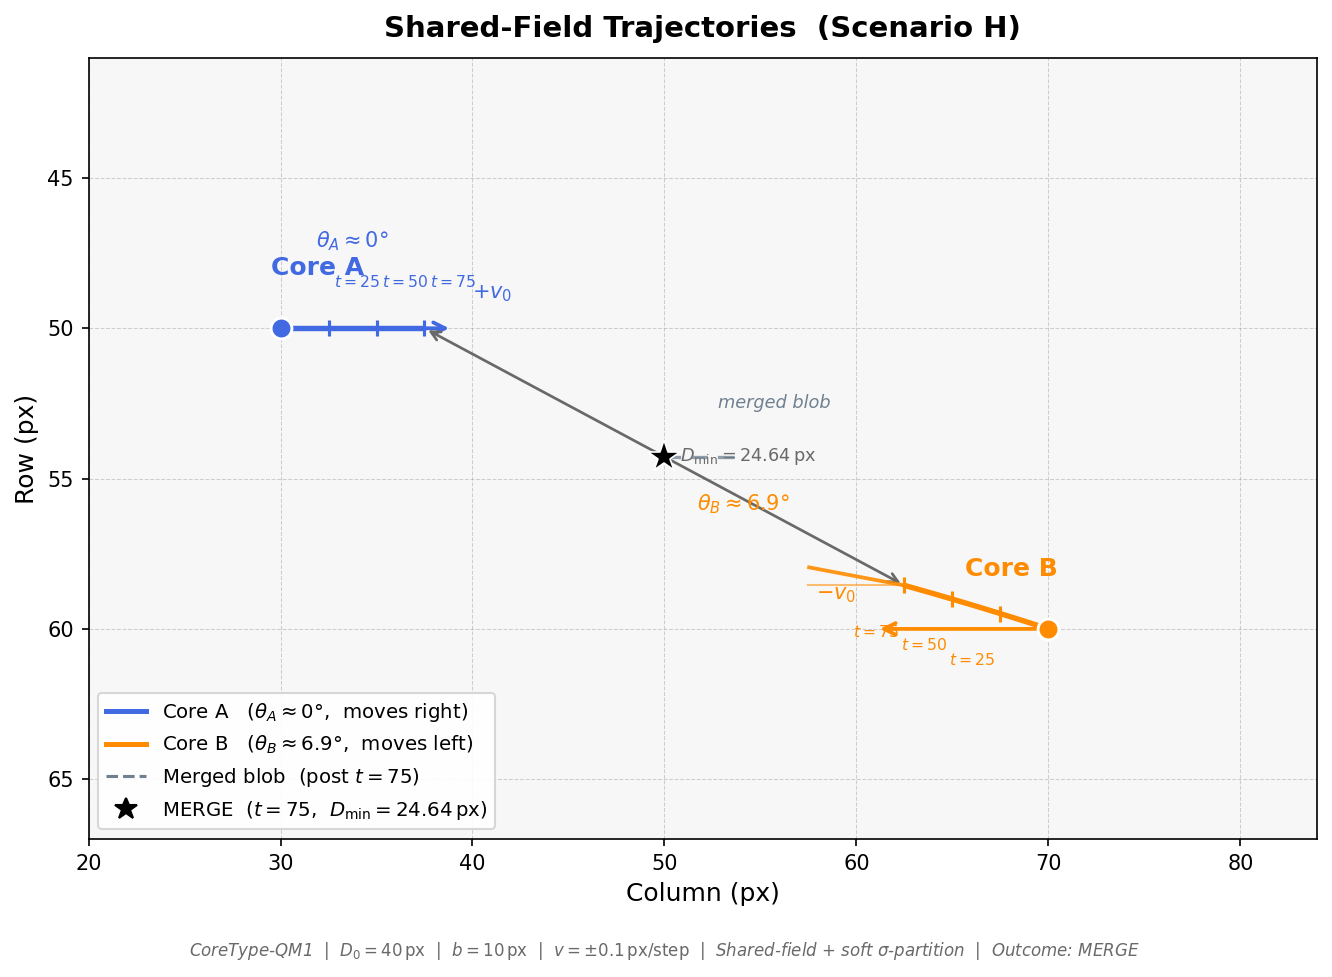

The Python source for this figure:
import numpy as np
import matplotlib
matplotlib.use("Agg")
import matplotlib.pyplot as plt
import matplotlib.patches as mpatches
from matplotlib.patches import Arc
from matplotlib.lines import Line2D

# Simulation parameters (Scenario H)
STEPS      = 400
SHIFT      = 0.1          # px per step
D0         = 40           # initial horizontal separation
B_PX       = 10           # vertical impact parameter
ROW_A0     = 50.0
COL_A0     = 30.0
ROW_B0     = ROW_A0 + B_PX   # 60
COL_B0     = COL_A0 + D0      # 70
MERGE_STEP = 75           # actual closest-approach / merge step from Scenario H
D_MIN      = 24.64        # reported D_min (px)
THETA_B    = 6.89         # reported deflection of Core B (deg)

t = np.arange(STEPS + 1, dtype=float)

col_A = COL_A0 + SHIFT * t
row_A = np.full_like(t, ROW_A0)

TAU   = 480.0
col_B = COL_B0 - SHIFT * t
row_B = ROW_A0 + B_PX * np.exp(-t / TAU)

sl = slice(0, MERGE_STEP + 1)
cA, rA = col_A[sl], row_A[sl]
cB, rB = col_B[sl], row_B[sl]

col_M = (cA[-1] + cB[-1]) / 2.0
row_M = (rA[-1] + rB[-1]) / 2.0

POST = 120
t_post = np.arange(POST + 1, dtype=float)
col_post = col_M + 0.030 * t_post
row_post = row_M + 0.000 * t_post

col_B_kin_end = cB[-1]
row_B_kin_end = ROW_B0

fig, ax = plt.subplots(figsize=(9.0, 6.5))
ax.set_facecolor("#f7f7f7")
fig.patch.set_facecolor("white")

lw = 2.6
ax.plot(cA, rA, "-",  color="royalblue",  lw=lw, zorder=5, solid_capstyle="round")
ax.plot(cB, rB, "-",  color="darkorange", lw=lw, zorder=5, solid_capstyle="round")
ax.plot(col_post, row_post, "--", color="slategray", lw=1.6, zorder=4, alpha=0.75, dashes=(5, 3))

ax.plot(cA[0], rA[0], "o", color="royalblue",  ms=10, zorder=7, markeredgecolor="white", markeredgewidth=1.4)
ax.plot(cB[0], rB[0], "o", color="darkorange", ms=10, zorder=7, markeredgecolor="white", markeredgewidth=1.4)

ax.plot(col_M, row_M, "*", color="black", ms=16, zorder=8,
        markeredgecolor="white", markeredgewidth=0.8,
        label=r"$MERGE$ ($t = 75$,  $D_{\min} = 24.64\,\mathrm{px}$)")

arr_kw = dict(lw=1.8, mutation_scale=14)
ax.annotate("", xy=(cA[0]+9, rA[0]), xytext=(cA[0], rA[0]),
            arrowprops=dict(arrowstyle="->", color="royalblue",  **arr_kw))
ax.annotate("", xy=(cB[0]-9, rB[0]), xytext=(cB[0], rB[0]),
            arrowprops=dict(arrowstyle="->", color="darkorange", **arr_kw))

ax.text(cA[0]+10, rA[0]-0.8, r"$+v_0$", color="royalblue",  fontsize=10, va="bottom", ha="left")
ax.text(cB[0]-10, rB[0]-0.8, r"$-v_0$", color="darkorange", fontsize=10, va="bottom", ha="right")

ax.text(cA[0]-0.5, rA[0]-1.6, "Core A", color="royalblue",  fontsize=12, fontweight="bold", ha="left",  va="bottom")
ax.text(cB[0]+0.5, rB[0]-1.6, "Core B", color="darkorange", fontsize=12, fontweight="bold", ha="right", va="bottom")

for step, offset_r_A, offset_r_B in [(0, -1.8, 1.8), (25, -1.8, 1.8), (50, -1.8, 1.8), (75, -1.8, 1.8)]:
    if step <= MERGE_STEP:
        ax.plot(col_A[step], row_A[step], "|", color="royalblue",  ms=8, mew=1.5, zorder=6)
        ax.plot(col_B[step], row_B[step], "|", color="darkorange", ms=8, mew=1.5, zorder=6)
        if step > 0:
            ax.text(col_A[step]+0.3, row_A[step]+offset_r_A, f"$t={step}$", fontsize=7.5, color="royalblue",  ha="left", va="top")
            ax.text(col_B[step]-0.3, row_B[step]+offset_r_B, f"$t={step}$", fontsize=7.5, color="darkorange", ha="right", va="bottom")

ax.annotate("", xy=(cB[-1], rB[-1]), xytext=(cA[-1], rA[-1]),
            arrowprops=dict(arrowstyle="<->", color="dimgray", lw=1.3, mutation_scale=11))
mc = (cA[-1] + cB[-1]) / 2.0
mr = (rA[-1] + rB[-1]) / 2.0
ax.text(mc + 0.8, mr, r"$D_{\min}=24.64\,\mathrm{px}$",
        fontsize=8.5, color="dimgray", ha="left", va="center", style="italic")

ax.plot([cB[0], col_B_kin_end], [rB[0], row_B_kin_end], "--", color="darkorange", lw=1.1, alpha=0.45, zorder=3)

arc_cx = cB[-1]
arc_cy = rB[-1]
end_dir_dx = -1.0
end_dir_dy = -np.tan(np.radians(THETA_B))
mag = np.sqrt(end_dir_dx**2 + end_dir_dy**2)
end_dir_dx /= mag; end_dir_dy /= mag

ref_x = arc_cx + 5.0 * (-1.0)
ref_y = arc_cy + 5.0 * (0.0)
act_x = arc_cx + 5.0 * end_dir_dx
act_y = arc_cy + 5.0 * end_dir_dy

ax.plot([arc_cx, ref_x], [arc_cy, ref_y], "-", color="darkorange", lw=1.0, alpha=0.55, zorder=4)
ax.plot([arc_cx, act_x], [arc_cy, act_y], "-", color="darkorange", lw=1.8, alpha=0.90, zorder=4)

mid_angle = np.radians(180.0 + THETA_B / 2.0)
ax.text(arc_cx - 6.0, arc_cy - 2.3,
        r"$\theta_B \approx 6.9\degree$", fontsize=10, color="darkorange",
        ha="right", va="bottom", fontstyle="italic")

ax.text((cA[0]+cA[-1])/2, rA[0]-2.5,
        r"$\theta_A \approx 0\degree$", fontsize=10, color="royalblue",
        ha="center", va="bottom", fontstyle="italic")

ax.text(col_post[60]+1, row_post[60]-1.5, "merged blob", fontsize=8.5,
        color="slategray", ha="left", va="bottom", style="italic")

ax.set_xlim(20, 84)
ax.set_ylim(67, 41)          # inverted: row 41 at top, row 67 at bottom
ax.set_xlabel("Column (px)", fontsize=12)
ax.set_ylabel("Row (px)",    fontsize=12)
ax.grid(True, ls="--", lw=0.5, alpha=0.35, color="gray")
ax.tick_params(labelsize=10)

leg_elems = [
    Line2D([0],[0], color="royalblue",  lw=2.4, label=r"Core A   ($\theta_A \approx 0\degree$,  moves right)"),
    Line2D([0],[0], color="darkorange", lw=2.4, label=r"Core B   ($\theta_B \approx 6.9\degree$,  moves left)"),
    Line2D([0],[0], color="slategray",  lw=1.5, ls="--",
           label="Merged blob  (post $t=75$)"),
    Line2D([0],[0], marker="*", color="black", ms=11, ls="none",
           label=r"MERGE  ($t=75$,  $D_{\min}=24.64\,\mathrm{px}$)"),
]
ax.legend(handles=leg_elems, fontsize=9.5, loc="lower left",
          framealpha=0.90, edgecolor="lightgray", handlelength=2.0)

ax.set_title("Shared-Field Trajectories  (Scenario H)",
             fontsize=14, fontweight="bold", pad=10)

fig.text(0.50, 0.005,
         r"CoreType-QM1  |  $D_0=40\,\mathrm{px}$  |  $b=10\,\mathrm{px}$  |  "
         r"$v=\pm0.1\,\mathrm{px/step}$  |  Shared-field + soft $\sigma$-partition  |  "
         r"Outcome: MERGE",
         ha="center", va="bottom", fontsize=8, color="dimgray", style="italic")

fig.tight_layout(rect=[0, 0.035, 1, 1])
out = r"C:\Users\allen\OneDrive\Desktop\scenario_h_trajectories.png"
fig.savefig(out, dpi=150, bbox_inches="tight")
print(f"SUCCESS: saved to {out}")
